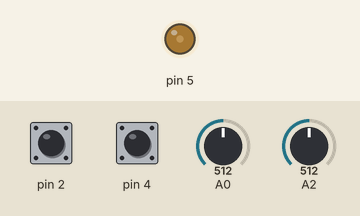
Bench run of a sketch on a simulated Arduino Uno, built with avr-gcc and run on an emulated ATmega328P. Parts: output pins drawn as LEDs (lit = HIGH). The test bench sets the inputs (shaded band); at power-on: A2 = 512, A0 = 512, pin 2 HIGH, pin 4 HIGH. What the sketch prints to the serial monitor is not drawn.

Above: at 1.26 s.
1.3 s: A2 set to 19
4.3 s: A2 set to 15
7.3 s: A2 set to 716
10.3 s: A0 set to 0
At 10.69 s:
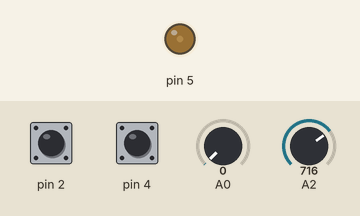
13.3 s: pin 2 pulled LOW for 0.15 s
At 13.69 s:
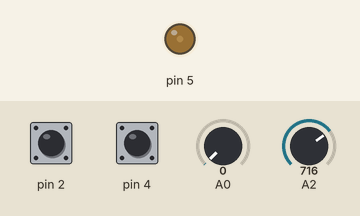
16.4 s: pin 4 pulled LOW for 0.15 s
At 16.69 s:
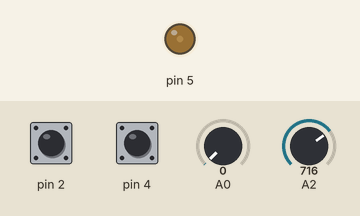
Timing chart, 0 to 20.5 s (numbered marks = the images above; inputs shaded):
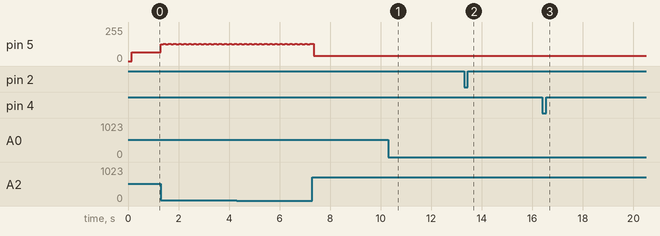

The sketch:

p6.ino
```cpp
/**
  Xerador PWM
  Miguel Blanco Godón
*/

#include <MsTimer2.h>

#define ANALOG_WRITE 0x05 // pin de escritura PWM
#define ANALOG_READ 0x00 // pin de lectura do sinal
#define POTENTIOMETER 0x02 // pin de lectura do potenciómetro
#define T 2 // período de interrupción do timer 2
#define Tg 1 // período de xeración por interrupción do timer 2. Período real Tgreal = T*Tg
#define Ts 1 // período de mostraxe. Período real Tsreal = T*Ts
#define VMAX 5
#define VMIN 0
#define VDC 2.5 // tensión de contínua
#define TMEAN 100 // tempo de promediado de ruido do potenciómetro
#define SIGNAL_SELECTOR 0x02 // pin dixital 2. Ao premelo modifica o sinal utilizado
#define FREQZ_SELECTOR 0x04 // pin dixital 4. Ao premelo modifica a frecuencia do sinal
#define AMPLITUDE_FILTERING_INTERVAL 50 // mostras para o filtrado


void interrupt_handler(void);

volatile short N = 100; // mostras xeradas por ciclo
volatile short n = 0; // mostra actual
volatile byte sig = 0x00; // indicador do sinal a utilizar
volatile float generated; // valores xerados dos sinais
volatile short received; // valores recibidos dos sinais
volatile byte ctg = 0x00; // contador de xeración
volatile byte cts = 0x00; // contador de mostraxe
volatile byte camp = 0x01; // contador de mostras de filtrado de amplitude
volatile unsigned long amplitude = 0;

void setup(void)
{
	// inicialización do porto serie
	Serial.begin(230400);
	// Pins dixitais como entradas
	pinMode(SIGNAL_SELECTOR, INPUT_PULLUP);
	pinMode(FREQZ_SELECTOR, INPUT_PULLUP);
	// modifícase o rexistro para que a frecuencia de PWM sexa de 62.5 kHz
	TCCR0B &= 0xF8;
	TCCR0B |= 0x01;
	// Inicialización das interrupcións do timer 2
	MsTimer2::set(T, interrupt_handler);
	MsTimer2::start();
	// Escritura da lenda no plotter
	Serial.println("MAT+5:,PWM:");
}

void loop(void)
{
	// lectura dos valores dos pulsadores
	bool s = digitalRead(SIGNAL_SELECTOR);
	bool f = digitalRead(FREQZ_SELECTOR);
	if (s == LOW) {
		// modifica o sinal a utilizar
		sig = (sig+1)%4;
		// para asegurar a depulsación ao non poder usar delay nin millis
		while (digitalRead(SIGNAL_SELECTOR) != HIGH){;}
		while (digitalRead(SIGNAL_SELECTOR) != HIGH){;}
		while (digitalRead(SIGNAL_SELECTOR) != HIGH){;}
		delayMicroseconds(16383);
		delayMicroseconds(16383);
		delayMicroseconds(16383);
	}
	if (f == LOW) {
		// modifica a frecuencia
		N = (N >= 1000) ? 100 : (N + 100);
		// igual ca no caso de modificación do sinal
		while (digitalRead(FREQZ_SELECTOR) != HIGH){;}
		while (digitalRead(FREQZ_SELECTOR) != HIGH){;}
		while (digitalRead(FREQZ_SELECTOR) != HIGH){;}
		delayMicroseconds(16383);
		delayMicroseconds(16383);
		delayMicroseconds(16383);
	}
}

// manexador da interrupción do timer 2
void interrupt_handler(void)
{
	// actualiza o contador de mostraxe
	if (++n >= N) {
		n = 0;
	}

	// xérase 1 mostra cada Tg*T milisegundos
	if (++ctg >= Tg) {
		// obtense a amplitude en función do potenciómetro e pásase de 10 a 7 bits
		// úsase un filtro de media cun intervalo de 100 ms para o control de amplitude
		if (++camp == AMPLITUDE_FILTERING_INTERVAL+1) {
			amplitude = 0;
			camp = 0x01;
		}
		amplitude += map(analogRead(POTENTIOMETER), 0, 1023, 0, 127);

		switch (sig)
		{
			case 0x00:
				// sinal senoidal
				generated = 128+(amplitude/camp)*sin(2*PI*n/N);
				break;
			case 0x01:
				// sinal triangular
				generated = (n<(N/4)) ? (128-(amplitude/camp)*(-4*(float)n/N)) : ((n<(3*N/4)) ? (128+(amplitude/camp)*(2-4*(float)n/N)) : (128-(amplitude/camp)*(4-4*(float)n/N)));
				break;
			case 0x02:
				// sinal cadrada
				generated = (n<N/2) ? (128+(amplitude/camp)) : (128 - (amplitude/camp));
				break;
			case 0x03:
				// sinal contínua
				generated = 2*(amplitude/camp);
				break;
			default:
				break;
		}
		// envíase o sinal en forma de PWM
		analogWrite(ANALOG_WRITE, generated);
		ctg = 0x00;
	}

	// lese unha mostra cada Ts*T miligsegundos
	if (++cts >= Ts) {
		received = analogRead(ANALOG_READ);
		cts = 0x00;
	}


	// onda calculada polo plotter
	Serial.print((float) 5+4*generated*VMAX/1024);
	Serial.print(" ");
	// onda recibida do circuito
	Serial.println((float) received*VMAX/1024);
}
```

Measured:
- after the input at 10.3 s, pin 5: stays 40/255 (without the input it goes to 215/255 after 2.6 s)
- after the input at 13.3 s, pin 5: stays 40/255 (without the input it goes to 215/255 after 2.6 s)
- after the input at 16.4 s, pin 5: stays 40/255 (without the input it goes to 124/255 after 2.4 s)
